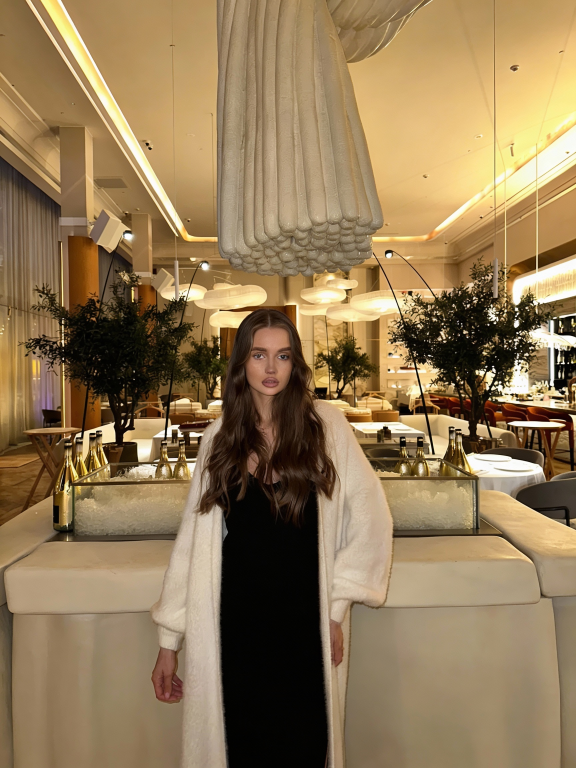
#> input picture assets/input.jpg, 1728 x 2304 px (shown at 1/3 size); its folder holds only this picture in this run
$ python -i face_restore_service.py   (imports and definitions only)
#> lines starting #> are read from the running program, lines starting #| are printed output that depends on the picture
from __future__ import annotations

import os
import shutil
import subprocess
import tempfile
from pathlib import Path
from typing import List, Optional

import cv2
import numpy as np
from PIL import Image, ImageFilter

from models.settings import FaceRestoreSettings


# [131 lines that did not run here, left out]

>>> import cv2
>>> picture = cv2.imread('../assets/input.jpg', cv2.IMREAD_GRAYSCALE)
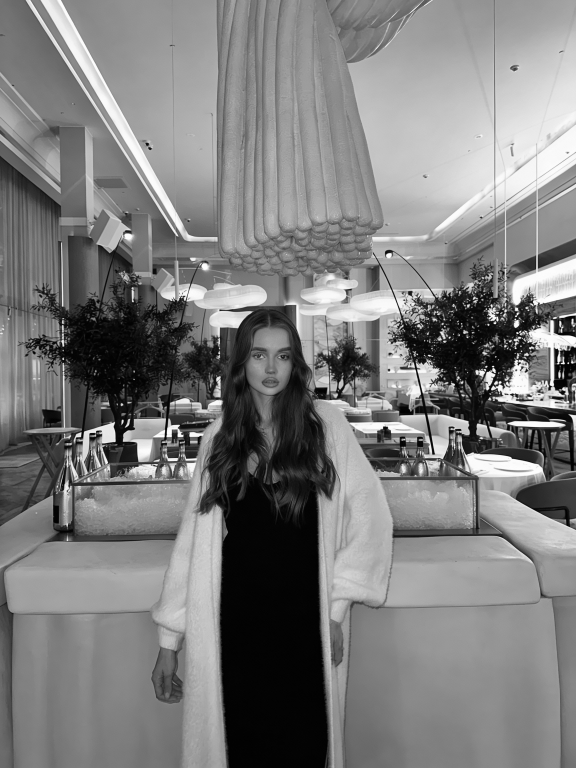
#> picture: shape (2304, 1728) (shown at 1/3 size); min 0, max 255, mean 125.3
#> (the run stopped early here; a loop or call above may not have finished)
